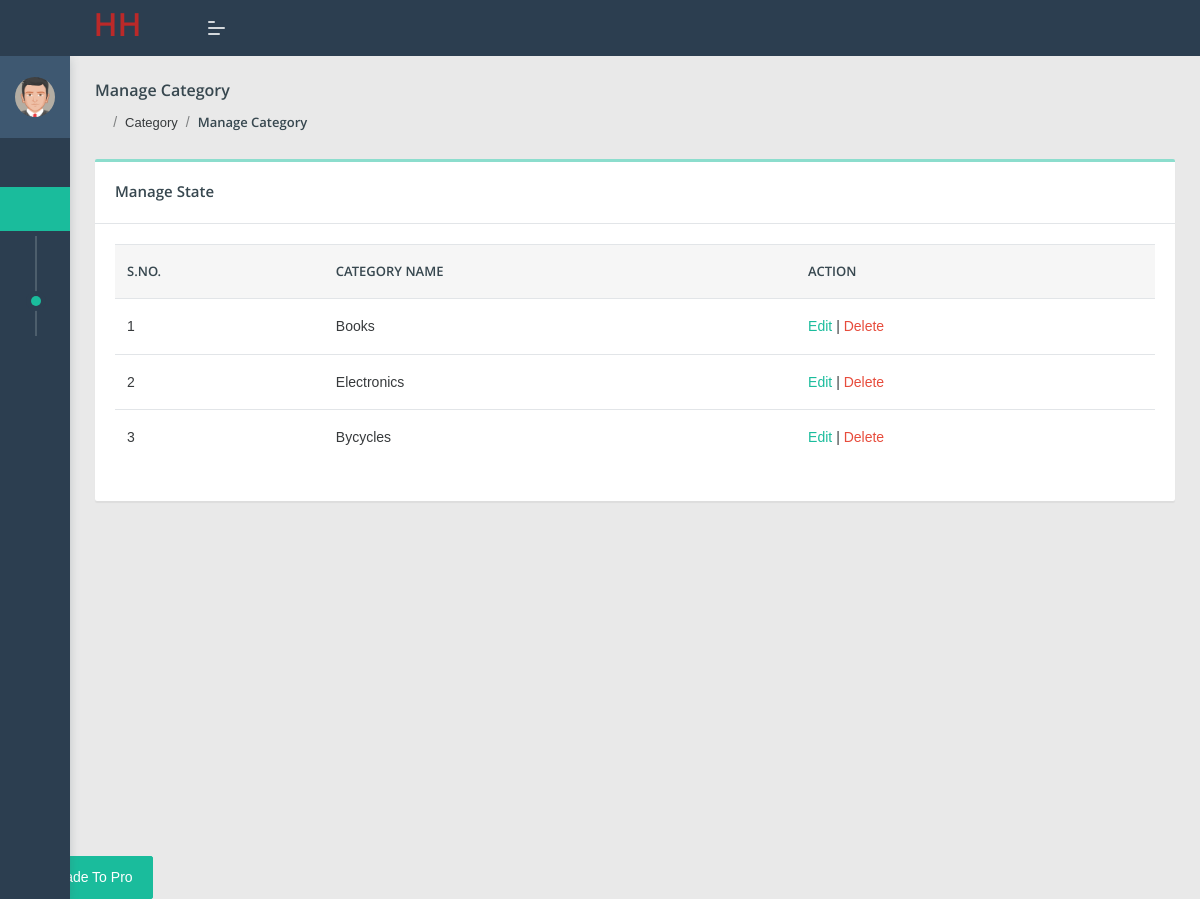
/managecategory (signed in), run on the app's committed database.
### SellPurchase/models/category.py (models this page shows, shortened)
class Category(models.Model):
    name=models.CharField(max_length=20)

### SellPurchase/views/old.py (the view)
# urls.py: path('managecategory', managecategory, name='managecategory'),
def managecategory(request):
    if not request.user.is_authenticated:
        return redirect('admin_login')
    category = Category.objects.all()
    return render(request, 'admin/managecategory.html', locals())

### SellPurchase/templates/admin/managecategory.html
{% extends 'admin_base.html' %}
{% load static %}
{% block main %}
<section class="pcoded-main-container">
    <div class="pcoded-content">
        <div class="page-header">
            <div class="page-block">
                <div class="row align-items-center">
                    <div class="col-md-12">
                        <div class="page-header-title">
                            <h5 class="m-b-10">Manage Category</h5>
                        </div>
                        <ul class="breadcrumb">
                            <li class="breadcrumb-item"><a href="{% url 'dashboard' %}"><i
                                    class="feather icon-home"></i></a></li>
                            <li class="breadcrumb-item"><a href="">Category</a></li>
                            <li class="breadcrumb-item"><a href="">Manage Category</a></li>
                        </ul>
                    </div>
                </div>
            </div>
        </div>
        <div class="row">
            <div class="col-md-12">
                <div class="card">
                    <div class="card-header">
                        <h5>Manage State</h5>
                    </div>
                    <div class="card-body table-border-style">
                        <div class="table-responsive">
                            <table class="table">
                                <thead>
                                <tr>
                                    <th class="ml-5">S.No.</th>
                                    <th>Category Name</th>
                                    <th>Action</th>
                                </tr>
                                </thead>
                                <tbody>
                                {% for i in category %}
                                <tr>
                                    <td>{{forloop.counter}}</td>
                                    <td>{{i.name}}</td>
                                    <td><a href="{% url 'editcategory' i.id %}" class="text-primary">Edit</a> |
                                        <a href="{% url 'deletecategory' i.id %}" class="text-danger">Delete</a>
                                    </td>
                                </tr>
                                {% endfor %}
                                </tbody>
                            </table>
                        </div>
                    </div>
                </div>
            </div>
        </div>
    </div>
</section>
{% endblock %}

### data on the page
Category: name "Books"
Category: name "Electronics"
Category: name "Bycycles"
